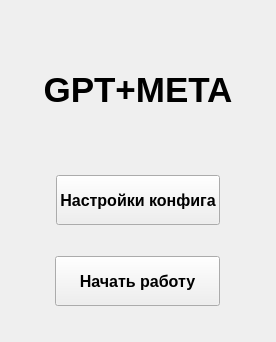
<?xml version="1.0" encoding="UTF-8"?>
<ui version="4.0">
 <class>Widget</class>
 <widget class="QWidget" name="Widget">
  <property name="geometry">
   <rect>
    <x>0</x>
    <y>0</y>
    <width>276</width>
    <height>342</height>
   </rect>
  </property>
  <property name="windowTitle">
   <string>Widget</string>
  </property>
  <layout class="QVBoxLayout" name="verticalLayout">
   <item>
    <widget class="QLabel" name="label">
     <property name="font">
      <font>
       <pointsize>26</pointsize>
       <bold>true</bold>
      </font>
     </property>
     <property name="text">
      <string>&lt;html&gt;&lt;head/&gt;&lt;body&gt;&lt;p align=&quot;center&quot;&gt;GPT+META&lt;/p&gt;&lt;/body&gt;&lt;/html&gt;</string>
     </property>
    </widget>
   </item>
   <item>
    <layout class="QVBoxLayout" name="verticalLayout_2">
     <property name="spacing">
      <number>6</number>
     </property>
     <property name="bottomMargin">
      <number>50</number>
     </property>
     <item alignment="Qt::AlignHCenter">
      <widget class="QPushButton" name="pushButton">
       <property name="minimumSize">
        <size>
         <width>0</width>
         <height>50</height>
        </size>
       </property>
       <property name="maximumSize">
        <size>
         <width>200</width>
         <height>16777215</height>
        </size>
       </property>
       <property name="font">
        <font>
         <pointsize>12</pointsize>
         <bold>true</bold>
        </font>
       </property>
       <property name="text">
        <string>Настройки конфига</string>
       </property>
      </widget>
     </item>
     <item alignment="Qt::AlignHCenter">
      <widget class="QPushButton" name="pushButton_2">
       <property name="minimumSize">
        <size>
         <width>165</width>
         <height>50</height>
        </size>
       </property>
       <property name="maximumSize">
        <size>
         <width>250</width>
         <height>0</height>
        </size>
       </property>
       <property name="font">
        <font>
         <pointsize>12</pointsize>
         <bold>true</bold>
        </font>
       </property>
       <property name="text">
        <string>Начать работу</string>
       </property>
      </widget>
     </item>
    </layout>
   </item>
  </layout>
 </widget>
 <resources/>
 <connections/>
</ui>
